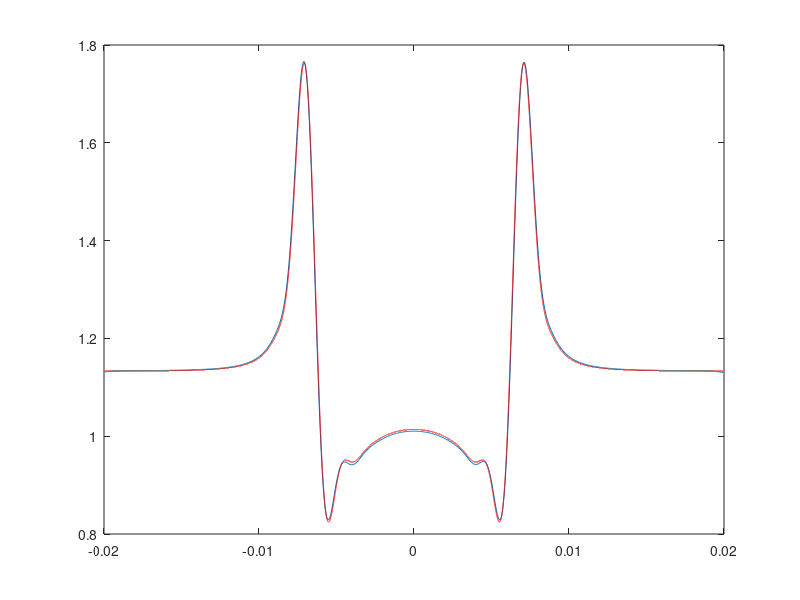

Reproduce this figure in MATLAB.
close all; clear all;
data1=load('profilo.dat');
x1=(data1(:,1)-400+0.5)*5e-5;
I1=data1(:,2);
plot(x1, I1)
hold on
data2=load('arfelli.dat');
x2=data2(:,1);
I2=data2(:,2)*4.23e-10;
plot(x2, I2,'r')

